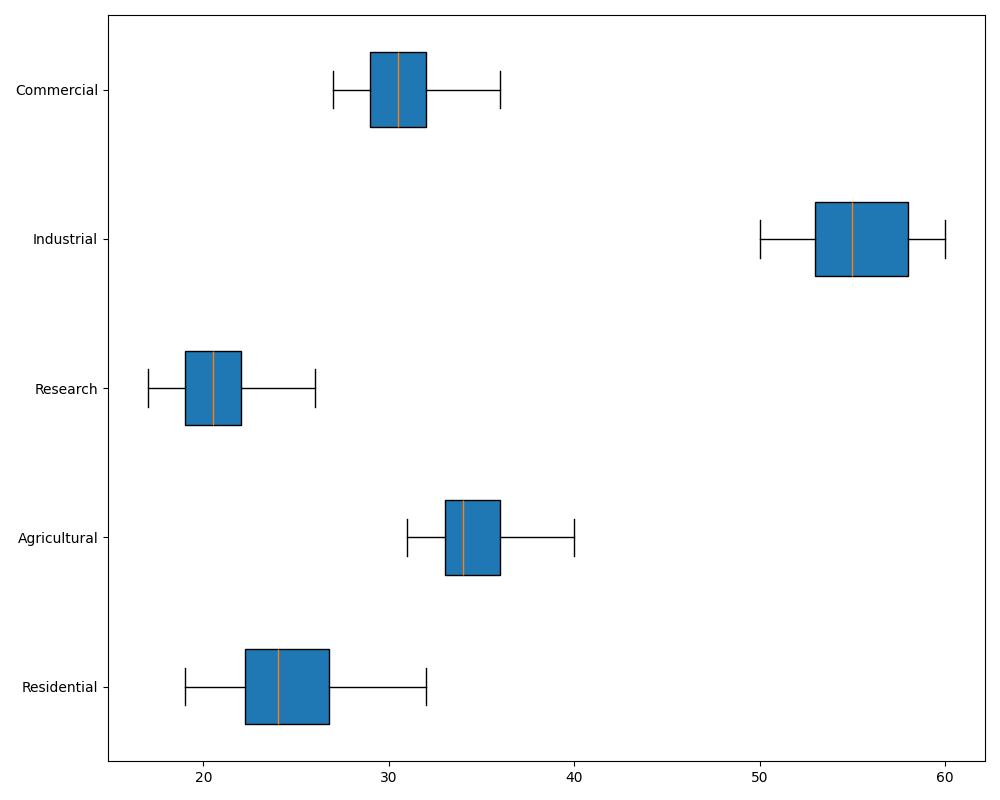

The script that drew this image:
import matplotlib.pyplot as plt
import numpy as np

# Data representing daily energy consumption (in terajoules) over a month for each sector
residential = [22, 24, 21, 23, 25, 30, 22, 23, 19, 24, 25, 26, 21, 23, 24, 24, 27, 29, 30, 32, 28, 23, 21, 22, 23, 24, 28, 27, 22, 24]
agricultural = [35, 32, 33, 34, 31, 38, 37, 34, 35, 33, 36, 38, 32, 31, 33, 34, 38, 40, 36, 37, 35, 34, 33, 32, 31, 39, 36, 34, 33, 32]
research = [18, 19, 20, 21, 22, 17, 18, 19, 25, 24, 23, 26, 20, 21, 18, 19, 22, 21, 20, 24, 25, 26, 21, 22, 20, 19, 18, 22, 20, 19]
industrial = [50, 55, 53, 52, 51, 58, 60, 59, 57, 56, 54, 52, 53, 55, 50, 51, 59, 58, 60, 57, 56, 58, 59, 60, 55, 53, 52, 54, 55, 56]
commercial = [28, 29, 30, 31, 29, 32, 31, 30, 33, 34, 28, 29, 27, 30, 31, 35, 36, 34, 33, 32, 31, 30, 29, 32, 34, 30, 29, 28, 31, 30]

# Sector labels
sectors = ["Residential", "Agricultural", "Research", "Industrial", "Commercial"]

# Create a single subplot for the Box Plot
fig, ax = plt.subplots(figsize=(10, 8))

# Box Plot
box = ax.boxplot([residential, agricultural, research, industrial, commercial], vert=False, patch_artist=True, notch=False)

ax.set_yticks(np.arange(1, len(sectors) + 1))
ax.set_yticklabels(sectors)

# Adjust layout
plt.tight_layout()

# Display the plot
plt.show()
